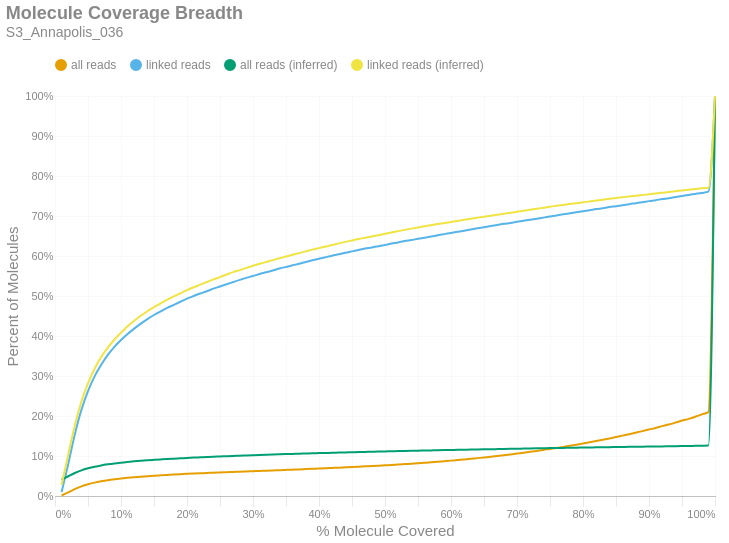

The notebook cell saved with this chart:
### Markdown cell above
### Molecule Read Coverage
This chart shows molecule coverage breadth as computed by the number of bases aligned to that molecule. In other words, "*how much of each unique long molecule is actually sequenced/aligned?*" Keep in mind there is a distinction between sequences and alignments, since some sequences belonging to a particular molecule may not align well and wouldn't appear in the alignment data. This chart also shows molecule coverage breadth as computed by the *inferred fragment* from which the aligned sequences originate. Unlike read coverage, this calculation takes into account the total insert size, including unsequenced gaps between the forward and reverse reads. Like the previous figures, these are cumulative percents.

### Code cell
if SKIPLR:
    print_html(f"Skipped")
else:
    binned_df = consolidated_hist(valids['coverage_bp'], mask, 0.01, True)
    binned_df_inf = consolidated_hist(valids['coverage_inserts'], mask, 0.01, True)
    binned_df = binned_df.with_columns(pl.lit(binned_df_inf['all reads (cumsum)']).alias('all reads (inferred)'))
    binned_df = binned_df.with_columns(pl.lit(binned_df_inf['linked reads (cumsum)']).alias('linked reads (inferred)'))
    binned_df = binned_df.with_columns(
        (pl.col('bin').cast(pl.Float64) + 0.01).alias('right_edge')
    )

    with SafeRender(binned_df):
        (
            density_plot(binned_df, 'Molecule Coverage Breadth', samplename, 'molcov', ['all reads (inferred)','linked reads (inferred)'])
            .encode(
                #x=alt.X('bin:Q', title="% Molecule Covered").axis(format = '%').scale(padding=0),
                x=alt.X('right_edge:Q', title="% Molecule Covered").axis(format='%').scale(padding=0),
                y=alt.Y('value:Q', title='Percent of Molecules')
                    .axis(format='%')
                    .stack(False)
                    .scale(domainMin=0, padding=0),
                color=alt.Color("key:N").scale(domain = ["all reads", "linked reads", "all reads (inferred)", "linked reads (inferred)"]),
                tooltip = [
                    alt.Tooltip("key:N", title = "Data Type"),
                    alt.Tooltip("range_label:N", title="% Molecule Covered"),
                    alt.Tooltip("value:Q", format = ".2%", title="% Molecules")
                ]
            )
        ).display()

### Figure 1 — Vega-Lite specification as saved in the notebook (floating-point values rounded to 4 significant figures)
{"width": "container", "height": 400, "config": {"title": {"anchor": "start", "dy": -15, "fontSize": 18, "color": "#888888", "subtitleColor": "#888888", "subtitleFontSize": 14}, "arc": {"fill": "#0072B2"}, "axis": {"domainColor": "#888888", "domainWidth": 0.5, "gridWidth": 0.2, "grid": false, "titleFontWeight": 400, "titleFontSize": 15, "labelFontSize": 11, "labelColor": "#888888", "tickColor": "#888888", "tickWidth": 0.2, "titleColor": "#888888"}, "axisBand": {"grid": false}, "axisX": {"grid": true, "tickSize": 10, "domainCap": "round"}, "axisY": {"domain": false, "grid": true, "tickSize": 0, "domainCap": "round"}, "background": "transparent", "header": {"labelFontSize": 15, "labelColor": "#888888", "titleFontSize": 15, "titleFontWeight": 600, "titleColor": "#888888"}, "legend": {"labelFont": "sans-serif", "labelFontSize": 12, "labelColor": "#888888", "symbolSize": 100, "symbolType": "circle", "titleFontSize": 12, "titlePadding": 10, "titleColor": "#888888", "title": null, "orient": "top"}, "range": {"category": ["#E69F00", "#56B4E9", "#009E73", "#F0E442", "#0072B2", "#D55E00", "#CC79A7", "#000000"], "diverging": ["#cfe8f3", "#a2d4ec", "#73bfe2", "#46abdb", "#1696d2", "#12719e"]}, "area": {"fill": "#0072B2", "fillOpacity": 0.7, "line": true, "strokeOpacity": 0.7}, "line": {"color": "#0072B2", "stroke": "#0072B2", "strokeWidth": 2}, "trail": {"color": "#0072B2", "stroke": "#0072B2", "strokeWidth": 0, "size": 1}, "point": {"filled": true, "fillOpacity": 1.0, "size": 95}, "text": {"color": "#888888", "fontSize": 11, "align": "right", "fontWeight": 400, "size": 11}, "bar": {"fill": "#0072B2", "stroke": null}, "view": {"stroke": null, "continuousWidth": 660, "continuousHeight": 400}}, "data": {"name": "data-f1081637af7db9443bffeb8293b2e179"}, "mark": {"type": "line", "interpolate": "monotone", "point": {"opacity": 0, "size": 275}}, "encoding": {"color": {"field": "key", "scale": {"domain": ["all reads", "linked reads", "all reads (inferred)", "linked reads (inferred)"]}, "type": "nominal"}, "tooltip": [{"field": "key", "title": "Data Type", "type": "nominal"}, {"field": "range_label", "title": "% Molecule Covered", "type": "nominal"}, {"field": "value", "format": ".2%", "title": "% Molecules", "type": "quantitative"}], "x": {"axis": {"format": "%"}, "field": "right_edge", "scale": {"padding": 0}, "title": "% Molecule Covered", "type": "quantitative"}, "y": {"axis": {"format": "%"}, "field": "value", "scale": {"domainMin": 0, "padding": 0}, "stack": false, "title": "Percent of Molecules", "type": "quantitative"}}, "params": [{"name": "param_c36ac31b6afebe62", "select": {"type": "point", "fields": ["key"]}, "bind": "legend"}], "title": {"text": "Molecule Coverage Breadth", "subtitle": "S3_Annapolis_036"}, "transform": [{"fold": ["all reads (cumsum)", "linked reads (cumsum)", "all reads (inferred)", "linked reads (inferred)"]}, {"calculate": "replace(datum.key, ' (cumsum)', '')", "as": "key"}, {"filter": {"param": "param_c36ac31b6afebe62"}}], "usermeta": {"embedOptions": {"downloadFileName": "S3_Annapolis_036.molcov"}}, "$schema": "https://vega.github.io/schema/vega-lite/v6.1.0.json", "datasets": {"data-f1081637af7db9443bffeb8293b2e179": [{"bin": "0.0", "interval": "0.0-0.01", "all reads": 0.001232, "linked reads": 0.009873, "all reads (cumsum)": 0.001232, "linked reads (cumsum)": 0.009873, "range_label": "0.0-0.01", "all reads (inferred)": 0.041, "linked reads (inferred)": 0.0274, "right_edge": 0.01}, {"bin": "0.01", "interval": "0.01-0.02", "all reads": 0.007813, "linked reads": 0.06976, "all reads (cumsum)": 0.009044, "linked reads (cumsum)": 0.07964, "range_label": "0.01-0.02", "all reads (inferred)": 0.04939, "linked reads (inferred)": 0.1029, "right_edge": 0.02}, {"bin": "0.02", "interval": "0.02-0.03", "all reads": 0.008223, "linked reads": 0.07419, "all reads (cumsum)": 0.01727, "linked reads (cumsum)": 0.1538, "range_label": "0.02-0.03", "all reads (inferred)": 0.05754, "linked reads (inferred)": 0.1766, "right_edge": 0.03}, {"bin": "0.03", "interval": "0.03-0.04", "all reads": 0.006842, "linked reads": 0.06152, "all reads (cumsum)": 0.02411, "linked reads (cumsum)": 0.2153, "range_label": "0.03-0.04", "all reads (inferred)": 0.06416, "linked reads (inferred)": 0.2363, "right_edge": 0.04}, {"bin": "0.04", "interval": "0.04-0.05", "all reads": 0.00523, "linked reads": 0.04705, "all reads (cumsum)": 0.02934, "linked reads (cumsum)": 0.2624, "range_label": "0.04-0.05", "all reads (inferred)": 0.06922, "linked reads (inferred)": 0.2818, "right_edge": 0.05}, {"bin": "0.05", "interval": "0.05-0.06", "all reads": 0.00409, "linked reads": 0.03658, "all reads (cumsum)": 0.03343, "linked reads (cumsum)": 0.299, "range_label": "0.05-0.06", "all reads (inferred)": 0.0733, "linked reads (inferred)": 0.3183, "right_edge": 0.06}, {"bin": "0.06", "interval": "0.06-0.07", "all reads": 0.003237, "linked reads": 0.02891, "all reads (cumsum)": 0.03667, "linked reads (cumsum)": 0.3279, "range_label": "0.06-0.07", "all reads (inferred)": 0.07651, "linked reads (inferred)": 0.3473, "right_edge": 0.07}, {"bin": "0.07", "interval": "0.07-0.08", "all reads": 0.002776, "linked reads": 0.02484, "all reads (cumsum)": 0.03944, "linked reads (cumsum)": 0.3527, "range_label": "0.07-0.08", "all reads (inferred)": 0.07911, "linked reads (inferred)": 0.3707, "right_edge": 0.08}, {"bin": "0.08", "interval": "0.08-0.09", "all reads": 0.002271, "linked reads": 0.02009, "all reads (cumsum)": 0.04171, "linked reads (cumsum)": 0.3728, "range_label": "0.08-0.09", "all reads (inferred)": 0.08139, "linked reads (inferred)": 0.3912, "right_edge": 0.09}, {"bin": "0.09", "interval": "0.09-0.1", "all reads": 0.001923, "linked reads": 0.01701, "all reads (cumsum)": 0.04364, "linked reads (cumsum)": 0.3898, "range_label": "0.09-0.1", "all reads (inferred)": 0.08332, "linked reads (inferred)": 0.4084, "right_edge": 0.1}, {"bin": "0.1", "interval": "0.1-0.11", "all reads": 0.001702, "linked reads": 0.01503, "all reads (cumsum)": 0.04534, "linked reads (cumsum)": 0.4048, "range_label": "0.1-0.11", "all reads (inferred)": 0.08512, "linked reads (inferred)": 0.4246, "right_edge": 0.11}, {"bin": "0.11", "interval": "0.11-0.12", "all reads": 0.00151, "linked reads": 0.01354, "all reads (cumsum)": 0.04685, "linked reads (cumsum)": 0.4184, "range_label": "0.11-0.12", "all reads (inferred)": 0.08664, "linked reads (inferred)": 0.4383, "right_edge": 0.12}, {"bin": "0.12", "interval": "0.12-0.13", "all reads": 0.001399, "linked reads": 0.01241, "all reads (cumsum)": 0.04825, "linked reads (cumsum)": 0.4308, "range_label": "0.12-0.13", "all reads (inferred)": 0.088, "linked reads (inferred)": 0.4505, "right_edge": 0.13}, {"bin": "0.13", "interval": "0.13-0.14", "all reads": 0.001298, "linked reads": 0.01151, "all reads (cumsum)": 0.04954, "linked reads (cumsum)": 0.4423, "range_label": "0.13-0.14", "all reads (inferred)": 0.08928, "linked reads (inferred)": 0.4619, "right_edge": 0.14}, {"bin": "0.14", "interval": "0.14-0.15", "all reads": 0.001175, "linked reads": 0.01018, "all reads (cumsum)": 0.05072, "linked reads (cumsum)": 0.4525, "range_label": "0.14-0.15", "all reads (inferred)": 0.0904, "linked reads (inferred)": 0.4719, "right_edge": 0.15}, {"bin": "0.15", "interval": "0.15-0.16", "all reads": 0.001025, "linked reads": 0.008945, "all reads (cumsum)": 0.05174, "linked reads (cumsum)": 0.4614, "range_label": "0.15-0.16", "all reads (inferred)": 0.09147, "linked reads (inferred)": 0.4815, "right_edge": 0.16}, {"bin": "0.16", "interval": "0.16-0.17", "all reads": 0.0009853, "linked reads": 0.008742, "all reads (cumsum)": 0.05273, "linked reads (cumsum)": 0.4702, "range_label": "0.16-0.17", "all reads (inferred)": 0.0925, "linked reads (inferred)": 0.4907, "right_edge": 0.17}, {"bin": "0.17", "interval": "0.17-0.18", "all reads": 0.0009048, "linked reads": 0.0078, "all reads (cumsum)": 0.05363, "linked reads (cumsum)": 0.478, "range_label": "0.17-0.18", "all reads (inferred)": 0.09342, "linked reads (inferred)": 0.4989, "right_edge": 0.18}, {"bin": "0.18", "interval": "0.18-0.19", "all reads": 0.0008826, "linked reads": 0.007713, "all reads (cumsum)": 0.05452, "linked reads (cumsum)": 0.4857, "range_label": "0.18-0.19", "all reads (inferred)": 0.0943, "linked reads (inferred)": 0.5068, "right_edge": 0.19}, {"bin": "0.19", "interval": "0.19-0.2", "all reads": 0.0008653, "linked reads": 0.007582, "all reads (cumsum)": 0.05538, "linked reads (cumsum)": 0.4933, "range_label": "0.19-0.2", "all reads (inferred)": 0.0952, "linked reads (inferred)": 0.5148, "right_edge": 0.2}, {"bin": "0.2", "interval": "0.2-0.21", "all reads": 0.0007611, "linked reads": 0.006669, "all reads (cumsum)": 0.05614, "linked reads (cumsum)": 0.4999, "range_label": "0.2-0.21", "all reads (inferred)": 0.09601, "linked reads (inferred)": 0.5219, "right_edge": 0.21}, {"bin": "0.21", "interval": "0.21-0.22", "all reads": 0.00072, "linked reads": 0.006307, "all reads (cumsum)": 0.05686, "linked reads (cumsum)": 0.5062, "range_label": "0.21-0.22", "all reads (inferred)": 0.09675, "linked reads (inferred)": 0.5284, "right_edge": 0.22}, {"bin": "0.22", "interval": "0.22-0.23", "all reads": 0.0006663, "linked reads": 0.005683, "all reads (cumsum)": 0.05753, "linked reads (cumsum)": 0.5119, "range_label": "0.22-0.23", "all reads (inferred)": 0.09749, "linked reads (inferred)": 0.535, "right_edge": 0.23}, {"bin": "0.23", "interval": "0.23-0.24", "all reads": 0.0007374, "linked reads": 0.006379, "all reads (cumsum)": 0.05827, "linked reads (cumsum)": 0.5183, "range_label": "0.23-0.24", "all reads (inferred)": 0.09821, "linked reads (inferred)": 0.5415, "right_edge": 0.24}, {"bin": "0.24", "interval": "0.24-0.25", "all reads": 0.0006395, "linked reads": 0.005393, "all reads (cumsum)": 0.05891, "linked reads (cumsum)": 0.5237, "range_label": "0.24-0.25", "all reads (inferred)": 0.09888, "linked reads (inferred)": 0.5473, "right_edge": 0.25}, {"bin": "0.25", "interval": "0.25-0.26", "all reads": 0.0006695, "linked reads": 0.005698, "all reads (cumsum)": 0.05957, "linked reads (cumsum)": 0.5294, "range_label": "0.25-0.26", "all reads (inferred)": 0.09959, "linked reads (inferred)": 0.5537, "right_edge": 0.26}, {"bin": "0.26", "interval": "0.26-0.27", "all reads": 0.0006426, "linked reads": 0.005495, "all reads (cumsum)": 0.06022, "linked reads (cumsum)": 0.5349, "range_label": "0.26-0.27", "all reads (inferred)": 0.1003, "linked reads (inferred)": 0.5597, "right_edge": 0.27}, {"bin": "0.27", "interval": "0.27-0.28", "all reads": 0.00066, "linked reads": 0.005451, "all reads (cumsum)": 0.06088, "linked reads (cumsum)": 0.5403, "range_label": "0.27-0.28", "all reads (inferred)": 0.1008, "linked reads (inferred)": 0.5647, "right_edge": 0.28}, {"bin": "0.28", "interval": "0.28-0.29", "all reads": 0.0006269, "linked reads": 0.005002, "all reads (cumsum)": 0.0615, "linked reads (cumsum)": 0.5453, "range_label": "0.28-0.29", "all reads (inferred)": 0.1015, "linked reads (inferred)": 0.5704, "right_edge": 0.29}, {"bin": "0.29", "interval": "0.29-0.3", "all reads": 0.0006221, "linked reads": 0.004654, "all reads (cumsum)": 0.06213, "linked reads (cumsum)": 0.55, "range_label": "0.29-0.3", "all reads (inferred)": 0.1021, "linked reads (inferred)": 0.5756, "right_edge": 0.3}, {"bin": "0.3", "interval": "0.3-0.31", "all reads": 0.0006284, "linked reads": 0.0049, "all reads (cumsum)": 0.06275, "linked reads (cumsum)": 0.5549, "range_label": "0.3-0.31", "all reads (inferred)": 0.1027, "linked reads (inferred)": 0.5805, "right_edge": 0.31}, {"bin": "0.31", "interval": "0.31-0.32", "all reads": 0.0005953, "linked reads": 0.004364, "all reads (cumsum)": 0.06335, "linked reads (cumsum)": 0.5593, "range_label": "0.31-0.32", "all reads (inferred)": 0.1032, "linked reads (inferred)": 0.5851, "right_edge": 0.32}, {"bin": "0.32", "interval": "0.32-0.33", "all reads": 0.0006332, "linked reads": 0.004668, "all reads (cumsum)": 0.06398, "linked reads (cumsum)": 0.5639, "range_label": "0.32-0.33", "all reads (inferred)": 0.1037, "linked reads (inferred)": 0.5898, "right_edge": 0.33}, {"bin": "0.33", "interval": "0.33-0.34", "all reads": 0.0006521, "linked reads": 0.004596, "all reads (cumsum)": 0.06464, "linked reads (cumsum)": 0.5685, "range_label": "0.33-0.34", "all reads (inferred)": 0.1043, "linked reads (inferred)": 0.5943, "right_edge": 0.34}, {"bin": "0.34", "interval": "0.34-0.35", "all reads": 0.0006411, "linked reads": 0.00419, "all reads (cumsum)": 0.06528, "linked reads (cumsum)": 0.5727, "range_label": "0.34-0.35", "all reads (inferred)": 0.1048, "linked reads (inferred)": 0.5986, "right_edge": 0.35}, {"bin": "0.35", "interval": "0.35-0.36", "all reads": 0.0006379, "linked reads": 0.00403, "all reads (cumsum)": 0.06591, "linked reads (cumsum)": 0.5767, "range_label": "0.35-0.36", "all reads (inferred)": 0.1053, "linked reads (inferred)": 0.603, "right_edge": 0.36}, {"bin": "0.36", "interval": "0.36-0.37", "all reads": 0.00063, "linked reads": 0.004059, "all reads (cumsum)": 0.06654, "linked reads (cumsum)": 0.5808, "range_label": "0.36-0.37", "all reads (inferred)": 0.1058, "linked reads (inferred)": 0.6071, "right_edge": 0.37}, {"bin": "0.37", "interval": "0.37-0.38", "all reads": 0.0006884, "linked reads": 0.004277, "all reads (cumsum)": 0.06723, "linked reads (cumsum)": 0.5851, "range_label": "0.37-0.38", "all reads (inferred)": 0.1063, "linked reads (inferred)": 0.6116, "right_edge": 0.38}, {"bin": "0.38", "interval": "0.38-0.39", "all reads": 0.0006837, "linked reads": 0.004175, "all reads (cumsum)": 0.06792, "linked reads (cumsum)": 0.5893, "range_label": "0.38-0.39", "all reads (inferred)": 0.1068, "linked reads (inferred)": 0.6159, "right_edge": 0.39}, {"bin": "0.39", "interval": "0.39-0.4", "all reads": 0.0006805, "linked reads": 0.0039, "all reads (cumsum)": 0.0686, "linked reads (cumsum)": 0.5932, "range_label": "0.39-0.4", "all reads (inferred)": 0.1072, "linked reads (inferred)": 0.6197, "right_edge": 0.4}, {"bin": "0.4", "interval": "0.4-0.41", "all reads": 0.0007105, "linked reads": 0.003885, "all reads (cumsum)": 0.06931, "linked reads (cumsum)": 0.597, "range_label": "0.4-0.41", "all reads (inferred)": 0.1076, "linked reads (inferred)": 0.6236, "right_edge": 0.41}, {"bin": "0.41", "interval": "0.41-0.42", "all reads": 0.0007437, "linked reads": 0.003769, "all reads (cumsum)": 0.07005, "linked reads (cumsum)": 0.6008, "range_label": "0.41-0.42", "all reads (inferred)": 0.1081, "linked reads (inferred)": 0.6273, "right_edge": 0.42}, {"bin": "0.42", "interval": "0.42-0.43", "all reads": 0.00072, "linked reads": 0.003378, "all reads (cumsum)": 0.07077, "linked reads (cumsum)": 0.6042, "range_label": "0.42-0.43", "all reads (inferred)": 0.1086, "linked reads (inferred)": 0.6315, "right_edge": 0.43}, {"bin": "0.43", "interval": "0.43-0.44", "all reads": 0.0008211, "linked reads": 0.003914, "all reads (cumsum)": 0.07159, "linked reads (cumsum)": 0.6081, "range_label": "0.43-0.44", "all reads (inferred)": 0.109, "linked reads (inferred)": 0.6353, "right_edge": 0.44}, {"bin": "0.44", "interval": "0.44-0.45", "all reads": 0.0007926, "linked reads": 0.003465, "all reads (cumsum)": 0.07239, "linked reads (cumsum)": 0.6116, "range_label": "0.44-0.45", "all reads (inferred)": 0.1094, "linked reads (inferred)": 0.6388, "right_edge": 0.45}, {"bin": "0.45", "interval": "0.45-0.46", "all reads": 0.0008337, "linked reads": 0.003567, "all reads (cumsum)": 0.07322, "linked reads (cumsum)": 0.6151, "range_label": "0.45-0.46", "all reads (inferred)": 0.1099, "linked reads (inferred)": 0.6425, "right_edge": 0.46}, {"bin": "0.46", "interval": "0.46-0.47", "all reads": 0.0008605, "linked reads": 0.003364, "all reads (cumsum)": 0.07408, "linked reads (cumsum)": 0.6185, "range_label": "0.46-0.47", "all reads (inferred)": 0.1103, "linked reads (inferred)": 0.6457, "right_edge": 0.47}, {"bin": "0.47", "interval": "0.47-0.48", "all reads": 0.0008305, "linked reads": 0.002827, "all reads (cumsum)": 0.07491, "linked reads (cumsum)": 0.6213, "range_label": "0.47-0.48", "all reads (inferred)": 0.1106, "linked reads (inferred)": 0.6488, "right_edge": 0.48}, {"bin": "0.48", "interval": "0.48-0.49", "all reads": 0.0008684, "linked reads": 0.003175, "all reads (cumsum)": 0.07578, "linked reads (cumsum)": 0.6245, "range_label": "0.48-0.49", "all reads (inferred)": 0.111, "linked reads (inferred)": 0.6519, "right_edge": 0.49}, {"bin": "0.49", "interval": "0.49-0.5", "all reads": 0.0009632, "linked reads": 0.003219, "all reads (cumsum)": 0.07674, "linked reads (cumsum)": 0.6277, "range_label": "0.49-0.5", "all reads (inferred)": 0.1115, "linked reads (inferred)": 0.6555, "right_edge": 0.5}, {"bin": "0.5", "interval": "0.5-0.51", "all reads": 0.0009348, "linked reads": 0.003277, "all reads (cumsum)": 0.07768, "linked reads (cumsum)": 0.631, "range_label": "0.5-0.51", "all reads (inferred)": 0.1119, "linked reads (inferred)": 0.6587, "right_edge": 0.51}, {"bin": "0.51", "interval": "0.51-0.52", "all reads": 0.001003, "linked reads": 0.002958, "all reads (cumsum)": 0.07868, "linked reads (cumsum)": 0.634, "range_label": "0.51-0.52", "all reads (inferred)": 0.1123, "linked reads (inferred)": 0.6622, "right_edge": 0.52}, {"bin": "0.52", "interval": "0.52-0.53", "all reads": 0.001048, "linked reads": 0.003306, "all reads (cumsum)": 0.07973, "linked reads (cumsum)": 0.6373, "range_label": "0.52-0.53", "all reads (inferred)": 0.1127, "linked reads (inferred)": 0.6654, "right_edge": 0.53}, {"bin": "0.53", "interval": "0.53-0.54", "all reads": 0.001053, "linked reads": 0.002653, "all reads (cumsum)": 0.08078, "linked reads (cumsum)": 0.6399, "range_label": "0.53-0.54", "all reads (inferred)": 0.113, "linked reads (inferred)": 0.6684, "right_edge": 0.54}, {"bin": "0.54", "interval": "0.54-0.55", "all reads": 0.001157, "linked reads": 0.003045, "all reads (cumsum)": 0.08194, "linked reads (cumsum)": 0.643, "range_label": "0.54-0.55", "all reads (inferred)": 0.1134, "linked reads (inferred)": 0.6714, "right_edge": 0.55}, {"bin": "0.55", "interval": "0.55-0.56", "all reads": 0.001203, "linked reads": 0.002769, "all reads (cumsum)": 0.08314, "linked reads (cumsum)": 0.6457, "range_label": "0.55-0.56", "all reads (inferred)": 0.1137, "linked reads (inferred)": 0.6741, "right_edge": 0.56}, {"bin": "0.56", "interval": "0.56-0.57", "all reads": 0.001222, "linked reads": 0.002929, "all reads (cumsum)": 0.08436, "linked reads (cumsum)": 0.6487, "range_label": "0.56-0.57", "all reads (inferred)": 0.1141, "linked reads (inferred)": 0.677, "right_edge": 0.57}, {"bin": "0.57", "interval": "0.57-0.58", "all reads": 0.001307, "linked reads": 0.003132, "all reads (cumsum)": 0.08567, "linked reads (cumsum)": 0.6518, "range_label": "0.57-0.58", "all reads (inferred)": 0.1144, "linked reads (inferred)": 0.6799, "right_edge": 0.58}, {"bin": "0.58", "interval": "0.58-0.59", "all reads": 0.00135, "linked reads": 0.002885, "all reads (cumsum)": 0.08702, "linked reads (cumsum)": 0.6547, "range_label": "0.58-0.59", "all reads (inferred)": 0.1147, "linked reads (inferred)": 0.6824, "right_edge": 0.59}, {"bin": "0.59", "interval": "0.59-0.6", "all reads": 0.001412, "linked reads": 0.002943, "all reads (cumsum)": 0.08843, "linked reads (cumsum)": 0.6576, "range_label": "0.59-0.6", "all reads (inferred)": 0.115, "linked reads (inferred)": 0.685, "right_edge": 0.6}, {"bin": "0.6", "interval": "0.6-0.61", "all reads": 0.00139, "linked reads": 0.002856, "all reads (cumsum)": 0.08982, "linked reads (cumsum)": 0.6605, "range_label": "0.6-0.61", "all reads (inferred)": 0.1153, "linked reads (inferred)": 0.6876, "right_edge": 0.61}, {"bin": "0.61", "interval": "0.61-0.62", "all reads": 0.001554, "linked reads": 0.002842, "all reads (cumsum)": 0.09138, "linked reads (cumsum)": 0.6633, "range_label": "0.61-0.62", "all reads (inferred)": 0.1157, "linked reads (inferred)": 0.6905, "right_edge": 0.62}, {"bin": "0.62", "interval": "0.62-0.63", "all reads": 0.001615, "linked reads": 0.00303, "all reads (cumsum)": 0.09299, "linked reads (cumsum)": 0.6663, "range_label": "0.62-0.63", "all reads (inferred)": 0.116, "linked reads (inferred)": 0.6932, "right_edge": 0.63}, {"bin": "0.63", "interval": "0.63-0.64", "all reads": 0.001685, "linked reads": 0.002943, "all reads (cumsum)": 0.09468, "linked reads (cumsum)": 0.6693, "range_label": "0.63-0.64", "all reads (inferred)": 0.1163, "linked reads (inferred)": 0.6959, "right_edge": 0.64}, {"bin": "0.64", "interval": "0.64-0.65", "all reads": 0.001645, "linked reads": 0.002769, "all reads (cumsum)": 0.09632, "linked reads (cumsum)": 0.6721, "range_label": "0.64-0.65", "all reads (inferred)": 0.1166, "linked reads (inferred)": 0.6984, "right_edge": 0.65}, {"bin": "0.65", "interval": "0.65-0.66", "all reads": 0.001846, "linked reads": 0.002856, "all reads (cumsum)": 0.09817, "linked reads (cumsum)": 0.6749, "range_label": "0.65-0.66", "all reads (inferred)": 0.1169, "linked reads (inferred)": 0.7006, "right_edge": 0.66}, {"bin": "0.66", "interval": "0.66-0.67", "all reads": 0.001901, "linked reads": 0.002668, "all reads (cumsum)": 0.1001, "linked reads (cumsum)": 0.6776, "range_label": "0.66-0.67", "all reads (inferred)": 0.1172, "linked reads (inferred)": 0.703, "right_edge": 0.67}, {"bin": "0.67", "interval": "0.67-0.68", "all reads": 0.001939, "linked reads": 0.002769, "all reads (cumsum)": 0.102, "linked reads (cumsum)": 0.6803, "range_label": "0.67-0.68", "all reads (inferred)": 0.1176, "linked reads (inferred)": 0.7057, "right_edge": 0.68}, {"bin": "0.68", "interval": "0.68-0.69", "all reads": 0.00196, "linked reads": 0.00232, "all reads (cumsum)": 0.104, "linked reads (cumsum)": 0.6827, "range_label": "0.68-0.69", "all reads (inferred)": 0.1179, "linked reads (inferred)": 0.7081, "right_edge": 0.69}, {"bin": "0.69", "interval": "0.69-0.7", "all reads": 0.002114, "linked reads": 0.002711, "all reads (cumsum)": 0.1061, "linked reads (cumsum)": 0.6854, "range_label": "0.69-0.7", "all reads (inferred)": 0.1181, "linked reads (inferred)": 0.7104, "right_edge": 0.7}, {"bin": "0.7", "interval": "0.7-0.71", "all reads": 0.002032, "linked reads": 0.002624, "all reads (cumsum)": 0.1081, "linked reads (cumsum)": 0.688, "range_label": "0.7-0.71", "all reads (inferred)": 0.1185, "linked reads (inferred)": 0.7133, "right_edge": 0.71}, {"bin": "0.71", "interval": "0.71-0.72", "all reads": 0.002269, "linked reads": 0.002711, "all reads (cumsum)": 0.1104, "linked reads (cumsum)": 0.6907, "range_label": "0.71-0.72", "all reads (inferred)": 0.1188, "linked reads (inferred)": 0.7158, "right_edge": 0.72}, {"bin": "0.72", "interval": "0.72-0.73", "all reads": 0.002324, "linked reads": 0.002508, "all reads (cumsum)": 0.1127, "linked reads (cumsum)": 0.6932, "range_label": "0.72-0.73", "all reads (inferred)": 0.1191, "linked reads (inferred)": 0.7181, "right_edge": 0.73}, {"bin": "0.73", "interval": "0.73-0.74", "all reads": 0.002326, "linked reads": 0.002726, "all reads (cumsum)": 0.115, "linked reads (cumsum)": 0.6959, "range_label": "0.73-0.74", "all reads (inferred)": 0.1194, "linked reads (inferred)": 0.7207, "right_edge": 0.74}, {"bin": "0.74", "interval": "0.74-0.75", "all reads": 0.002689, "linked reads": 0.002726, "all reads (cumsum)": 0.1177, "linked reads (cumsum)": 0.6987, "range_label": "0.74-0.75", "all reads (inferred)": 0.1197, "linked reads (inferred)": 0.7232, "right_edge": 0.75}, {"bin": "0.75", "interval": "0.75-0.76", "all reads": 0.002537, "linked reads": 0.002726, "all reads (cumsum)": 0.1203, "linked reads (cumsum)": 0.7014, "range_label": "0.75-0.76", "all reads (inferred)": 0.12, "linked reads (inferred)": 0.7254, "right_edge": 0.76}, {"bin": "0.76", "interval": "0.76-0.77", "all reads": 0.002567, "linked reads": 0.002726, "all reads (cumsum)": 0.1228, "linked reads (cumsum)": 0.7041, "range_label": "0.76-0.77", "all reads (inferred)": 0.1203, "linked reads (inferred)": 0.7276, "right_edge": 0.77}, {"bin": "0.77", "interval": "0.77-0.78", "all reads": 0.002738, "linked reads": 0.002566, "all reads (cumsum)": 0.1256, "linked reads (cumsum)": 0.7067, "range_label": "0.77-0.78", "all reads (inferred)": 0.1205, "linked reads (inferred)": 0.73, "right_edge": 0.78}, {"bin": "0.78", "interval": "0.78-0.79", "all reads": 0.002777, "linked reads": 0.002581, "all reads (cumsum)": 0.1283, "linked reads (cumsum)": 0.7093, "range_label": "0.78-0.79", "all reads (inferred)": 0.1208, "linked reads (inferred)": 0.732, "right_edge": 0.79}, {"bin": "0.79", "interval": "0.79-0.8", "all reads": 0.002973, "linked reads": 0.00274, "all reads (cumsum)": 0.1313, "linked reads (cumsum)": 0.712, "range_label": "0.79-0.8", "all reads (inferred)": 0.1211, "linked reads (inferred)": 0.7343, "right_edge": 0.8}, {"bin": "0.8", "interval": "0.8-0.81", "all reads": 0.002943, "linked reads": 0.002508, "all reads (cumsum)": 0.1343, "linked reads (cumsum)": 0.7145, "range_label": "0.8-0.81", "all reads (inferred)": 0.1213, "linked reads (inferred)": 0.7365, "right_edge": 0.81}, {"bin": "0.81", "interval": "0.81-0.82", "all reads": 0.003063, "linked reads": 0.002697, "all reads (cumsum)": 0.1373, "linked reads (cumsum)": 0.7172, "range_label": "0.81-0.82", "all reads (inferred)": 0.1216, "linked reads (inferred)": 0.7387, "right_edge": 0.82}, {"bin": "0.82", "interval": "0.82-0.83", "all reads": 0.003278, "linked reads": 0.002334, "all reads (cumsum)": 0.1406, "linked reads (cumsum)": 0.7196, "range_label": "0.82-0.83", "all reads (inferred)": 0.1219, "linked reads (inferred)": 0.7407, "right_edge": 0.83}, {"bin": "0.83", "interval": "0.83-0.84", "all reads": 0.0034, "linked reads": 0.002726, "all reads (cumsum)": 0.144, "linked reads (cumsum)": 0.7223, "range_label": "0.83-0.84", "all reads (inferred)": 0.1221, "linked reads (inferred)": 0.7431, "right_edge": 0.84}, {"bin": "0.84", "interval": "0.84-0.85", "all reads": 0.003366, "linked reads": 0.00216, "all reads (cumsum)": 0.1474, "linked reads (cumsum)": 0.7244, "range_label": "0.84-0.85", "all reads (inferred)": 0.1224, "linked reads (inferred)": 0.7451, "right_edge": 0.85}, {"bin": "0.85", "interval": "0.85-0.86", "all reads": 0.00363, "linked reads": 0.002465, "all reads (cumsum)": 0.151, "linked reads (cumsum)": 0.7269, "range_label": "0.85-0.86", "all reads (inferred)": 0.1226, "linked reads (inferred)": 0.747, "right_edge": 0.86}, {"bin": "0.86", "interval": "0.86-0.87", "all reads": 0.003527, "linked reads": 0.002726, "all reads (cumsum)": 0.1545, "linked reads (cumsum)": 0.7296, "range_label": "0.86-0.87", "all reads (inferred)": 0.1229, "linked reads (inferred)": 0.7489, "right_edge": 0.87}, {"bin": "0.87", "interval": "0.87-0.88", "all reads": 0.003827, "linked reads": 0.00232, "all reads (cumsum)": 0.1583, "linked reads (cumsum)": 0.7319, "range_label": "0.87-0.88", "all reads (inferred)": 0.1231, "linked reads (inferred)": 0.7506, "right_edge": 0.88}, {"bin": "0.88", "interval": "0.88-0.89", "all reads": 0.003881, "linked reads": 0.002436, "all reads (cumsum)": 0.1622, "linked reads (cumsum)": 0.7344, "range_label": "0.88-0.89", "all reads (inferred)": 0.1233, "linked reads (inferred)": 0.7523, "right_edge": 0.89}, {"bin": "0.89", "interval": "0.89-0.9", "all reads": 0.004079, "linked reads": 0.002784, "all reads (cumsum)": 0.1663, "linked reads (cumsum)": 0.7372, "range_label": "0.89-0.9", "all reads (inferred)": 0.1235, "linked reads (inferred)": 0.7544, "right_edge": 0.9}, {"bin": "0.9", "interval": "0.9-0.91", "all reads": 0.003846, "linked reads": 0.002363, "all reads (cumsum)": 0.1702, "linked reads (cumsum)": 0.7395, "range_label": "0.9-0.91", "all reads (inferred)": 0.1238, "linked reads (inferred)": 0.7562, "right_edge": 0.91}, {"bin": "0.91", "interval": "0.91-0.92", "all reads": 0.004607, "linked reads": 0.002726, "all reads (cumsum)": 0.1748, "linked reads (cumsum)": 0.7423, "range_label": "0.91-0.92", "all reads (inferred)": 0.124, "linked reads (inferred)": 0.7581, "right_edge": 0.92}, {"bin": "0.92", "interval": "0.92-0.93", "all reads": 0.004156, "linked reads": 0.002392, "all reads (cumsum)": 0.1789, "linked reads (cumsum)": 0.7446, "range_label": "0.92-0.93", "all reads (inferred)": 0.1243, "linked reads (inferred)": 0.76, "right_edge": 0.93}, {"bin": "0.93", "interval": "0.93-0.94", "all reads": 0.004571, "linked reads": 0.002813, "all reads (cumsum)": 0.1835, "linked reads (cumsum)": 0.7475, "range_label": "0.93-0.94", "all reads (inferred)": 0.1245, "linked reads (inferred)": 0.7619, "right_edge": 0.94}, {"bin": "0.94", "interval": "0.94-0.95", "all reads": 0.005045, "linked reads": 0.002711, "all reads (cumsum)": 0.1885, "linked reads (cumsum)": 0.7502, "range_label": "0.94-0.95", "all reads (inferred)": 0.1248, "linked reads (inferred)": 0.764, "right_edge": 0.95}, {"bin": "0.95", "interval": "0.95-0.96", "all reads": 0.004265, "linked reads": 0.002494, "all reads (cumsum)": 0.1928, "linked reads (cumsum)": 0.7527, "range_label": "0.95-0.96", "all reads (inferred)": 0.1252, "linked reads (inferred)": 0.7658, "right_edge": 0.96}, {"bin": "0.96", "interval": "0.96-0.97", "all reads": 0.005228, "linked reads": 0.002494, "all reads (cumsum)": 0.198, "linked reads (cumsum)": 0.7552, "range_label": "0.96-0.97", "all reads (inferred)": 0.1254, "linked reads (inferred)": 0.7677, "right_edge": 0.97}, {"bin": "0.97", "interval": "0.97-0.98", "all reads": 0.00601, "linked reads": 0.002479, "all reads (cumsum)": 0.204, "linked reads (cumsum)": 0.7576, "range_label": "0.97-0.98", "all reads (inferred)": 0.1258, "linked reads (inferred)": 0.7696, "right_edge": 0.98}, {"bin": "0.98", "interval": "0.98-0.99", "all reads": 0.005807, "linked reads": 0.00332, "all reads (cumsum)": 0.2098, "linked reads (cumsum)": 0.761, "range_label": "0.98-0.99", "all reads (inferred)": 0.126, "linked reads (inferred)": 0.7703, "right_edge": 0.99}, {"bin": "0.99", "interval": "0.99-1.0", "all reads": 0.7902, "linked reads": 0.239, "all reads (cumsum)": 1.0, "linked reads (cumsum)": 1.0, "range_label": "0.99-1.0", "all reads (inferred)": 1.0, "linked reads (inferred)": 1.0, "right_edge": 1.0}]}}
